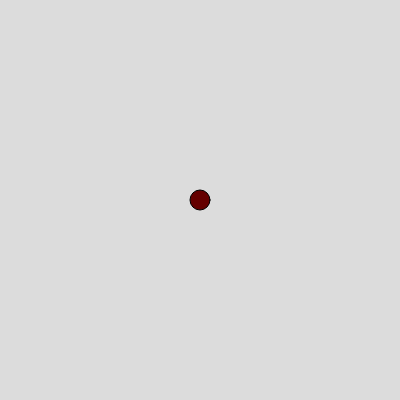
Frame 1 (no input)
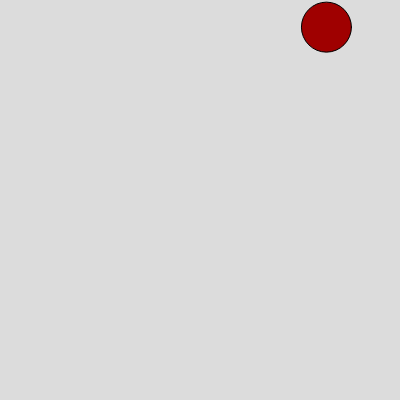
Frame 60 (no input)
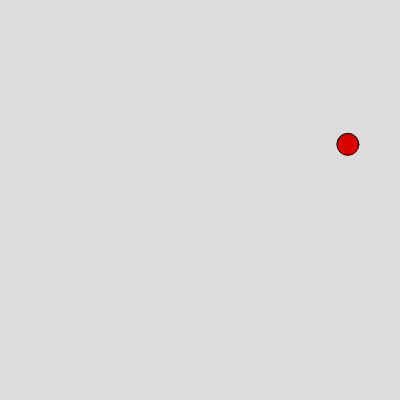
Frame 120 (the mouse pressed at the canvas centre since frame 60)

The p5.js sketch that drew these frames (run headless with seeded random() and noise() and a simulated clock; from frame 60 on, the mouse is pressed at the canvas centre):

// p5.js sketch
// ── sketch.js
// https://editor.p5js.org/jht9629-nyu/sketches/k2eh6QBjG
// Wk06 bounce color

let x, y, xspeed, yspeed;
let s, sspeed;
let c, cs;

function setup() {
  createCanvas(400, 400);
  x = width / 2;
  y = height / 2;
  xspeed = random(-5, 5);
  yspeed = random(-5, 5);
  s = 20;
  sspeed = 2;
  c = 100;
  cs = 1;
}

function draw() {
  background(220);

  fill(c, 0, 0);
  circle(x, y, s);

  x += xspeed;
  y += yspeed;
  s += sspeed;
  c += cs;

  if (x < 0 || x > width) {
    xspeed *= -1;
  }
  if (y < 0 || y > height) {
    yspeed *= -1;
  }
  if (s < 10 || s > 50) {
    sspeed *= -1;
  }
  if (c < 100 || c > 255) {
    cs *= -1;
  }
}

// https://editor.p5js.org/jht9629-nyu/sketches/bauV8dDz1
// Wk06 bounce
